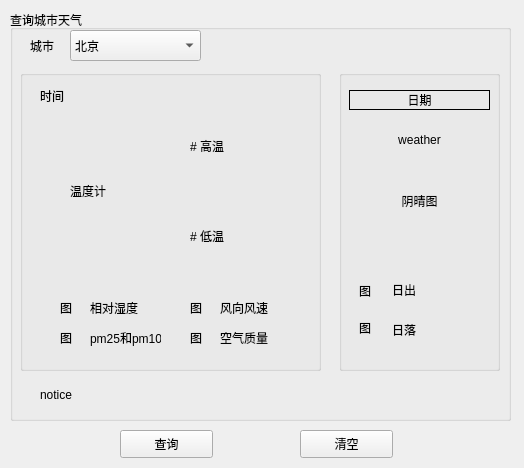
<?xml version="1.0" encoding="UTF-8"?>
<ui version="4.0">
 <class>Form</class>
 <widget class="QWidget" name="Form">
  <property name="geometry">
   <rect>
    <x>0</x>
    <y>0</y>
    <width>524</width>
    <height>468</height>
   </rect>
  </property>
  <property name="windowTitle">
   <string>Form</string>
  </property>
  <widget class="QGroupBox" name="groupBox">
   <property name="geometry">
    <rect>
     <x>10</x>
     <y>10</y>
     <width>501</width>
     <height>411</height>
    </rect>
   </property>
   <property name="title">
    <string>查询城市天气</string>
   </property>
   <widget class="QComboBox" name="weatherComboBox">
    <property name="geometry">
     <rect>
      <x>60</x>
      <y>20</y>
      <width>131</width>
      <height>31</height>
     </rect>
    </property>
    <item>
     <property name="text">
      <string>北京</string>
     </property>
    </item>
    <item>
     <property name="text">
      <string>天津</string>
     </property>
    </item>
    <item>
     <property name="text">
      <string>上海</string>
     </property>
    </item>
   </widget>
   <widget class="QLabel" name="label">
    <property name="geometry">
     <rect>
      <x>20</x>
      <y>20</y>
      <width>72</width>
      <height>31</height>
     </rect>
    </property>
    <property name="text">
     <string>城市</string>
    </property>
   </widget>
   <widget class="QGroupBox" name="groupBox_2">
    <property name="geometry">
     <rect>
      <x>10</x>
      <y>60</y>
      <width>301</width>
      <height>301</height>
     </rect>
    </property>
    <property name="title">
     <string/>
    </property>
    <widget class="QLabel" name="icon_humid">
     <property name="geometry">
      <rect>
       <x>40</x>
       <y>230</y>
       <width>21</width>
       <height>16</height>
      </rect>
     </property>
     <property name="text">
      <string>图</string>
     </property>
    </widget>
    <widget class="QLabel" name="label_time">
     <property name="geometry">
      <rect>
       <x>20</x>
       <y>10</y>
       <width>81</width>
       <height>31</height>
      </rect>
     </property>
     <property name="text">
      <string>时间</string>
     </property>
    </widget>
    <widget class="QLabel" name="low">
     <property name="geometry">
      <rect>
       <x>170</x>
       <y>140</y>
       <width>81</width>
       <height>51</height>
      </rect>
     </property>
     <property name="lineWidth">
      <number>1</number>
     </property>
     <property name="text">
      <string># 低温</string>
     </property>
     <property name="textFormat">
      <enum>Qt::TextFormat::MarkdownText</enum>
     </property>
    </widget>
    <widget class="QLabel" name="temparature">
     <property name="geometry">
      <rect>
       <x>50</x>
       <y>60</y>
       <width>61</width>
       <height>121</height>
      </rect>
     </property>
     <property name="text">
      <string>温度计</string>
     </property>
    </widget>
    <widget class="QLabel" name="label_humid">
     <property name="geometry">
      <rect>
       <x>70</x>
       <y>230</y>
       <width>91</width>
       <height>16</height>
      </rect>
     </property>
     <property name="text">
      <string>相对湿度</string>
     </property>
    </widget>
    <widget class="QLabel" name="icon_wind">
     <property name="geometry">
      <rect>
       <x>170</x>
       <y>230</y>
       <width>21</width>
       <height>16</height>
      </rect>
     </property>
     <property name="text">
      <string>图</string>
     </property>
    </widget>
    <widget class="QLabel" name="label_wind">
     <property name="geometry">
      <rect>
       <x>200</x>
       <y>230</y>
       <width>71</width>
       <height>16</height>
      </rect>
     </property>
     <property name="text">
      <string>风向风速</string>
     </property>
    </widget>
    <widget class="QLabel" name="icon_pm">
     <property name="geometry">
      <rect>
       <x>40</x>
       <y>260</y>
       <width>21</width>
       <height>16</height>
      </rect>
     </property>
     <property name="text">
      <string>图</string>
     </property>
    </widget>
    <widget class="QLabel" name="label_pm">
     <property name="geometry">
      <rect>
       <x>70</x>
       <y>260</y>
       <width>71</width>
       <height>16</height>
      </rect>
     </property>
     <property name="text">
      <string>pm25和pm10</string>
     </property>
    </widget>
    <widget class="QLabel" name="label_quality">
     <property name="geometry">
      <rect>
       <x>200</x>
       <y>260</y>
       <width>91</width>
       <height>16</height>
      </rect>
     </property>
     <property name="text">
      <string>空气质量</string>
     </property>
    </widget>
    <widget class="QLabel" name="icon_quality">
     <property name="geometry">
      <rect>
       <x>170</x>
       <y>260</y>
       <width>21</width>
       <height>16</height>
      </rect>
     </property>
     <property name="text">
      <string>图</string>
     </property>
    </widget>
    <widget class="QLabel" name="high">
     <property name="geometry">
      <rect>
       <x>170</x>
       <y>50</y>
       <width>91</width>
       <height>51</height>
      </rect>
     </property>
     <property name="lineWidth">
      <number>1</number>
     </property>
     <property name="text">
      <string># 高温</string>
     </property>
     <property name="textFormat">
      <enum>Qt::TextFormat::MarkdownText</enum>
     </property>
    </widget>
   </widget>
   <widget class="QGroupBox" name="groupBox_3">
    <property name="geometry">
     <rect>
      <x>329</x>
      <y>60</y>
      <width>161</width>
      <height>301</height>
     </rect>
    </property>
    <property name="title">
     <string/>
    </property>
    <widget class="QLabel" name="date">
     <property name="geometry">
      <rect>
       <x>10</x>
       <y>20</y>
       <width>141</width>
       <height>20</height>
      </rect>
     </property>
     <property name="frameShape">
      <enum>QFrame::Shape::Box</enum>
     </property>
     <property name="midLineWidth">
      <number>0</number>
     </property>
     <property name="text">
      <string>日期</string>
     </property>
     <property name="alignment">
      <set>Qt::AlignmentFlag::AlignCenter</set>
     </property>
    </widget>
    <widget class="QLabel" name="weatherIconLabel">
     <property name="geometry">
      <rect>
       <x>50</x>
       <y>100</y>
       <width>61</width>
       <height>61</height>
      </rect>
     </property>
     <property name="text">
      <string>阴晴图</string>
     </property>
     <property name="alignment">
      <set>Qt::AlignmentFlag::AlignCenter</set>
     </property>
    </widget>
    <widget class="QLabel" name="label_sunrise">
     <property name="geometry">
      <rect>
       <x>53</x>
       <y>210</y>
       <width>91</width>
       <height>20</height>
      </rect>
     </property>
     <property name="text">
      <string>日出</string>
     </property>
    </widget>
    <widget class="QLabel" name="icon_sunrise">
     <property name="geometry">
      <rect>
       <x>20</x>
       <y>210</y>
       <width>21</width>
       <height>21</height>
      </rect>
     </property>
     <property name="text">
      <string>图</string>
     </property>
    </widget>
    <widget class="QLabel" name="label_sunset">
     <property name="geometry">
      <rect>
       <x>53</x>
       <y>250</y>
       <width>91</width>
       <height>20</height>
      </rect>
     </property>
     <property name="text">
      <string>日落</string>
     </property>
    </widget>
    <widget class="QLabel" name="icon_sunset">
     <property name="geometry">
      <rect>
       <x>20</x>
       <y>250</y>
       <width>21</width>
       <height>16</height>
      </rect>
     </property>
     <property name="text">
      <string>图</string>
     </property>
    </widget>
    <widget class="QLabel" name="weather">
     <property name="geometry">
      <rect>
       <x>20</x>
       <y>60</y>
       <width>121</width>
       <height>20</height>
      </rect>
     </property>
     <property name="text">
      <string>weather</string>
     </property>
     <property name="alignment">
      <set>Qt::AlignmentFlag::AlignCenter</set>
     </property>
    </widget>
   </widget>
   <widget class="QLabel" name="text_notice">
    <property name="geometry">
     <rect>
      <x>30</x>
      <y>369</y>
      <width>441</width>
      <height>31</height>
     </rect>
    </property>
    <property name="text">
     <string>notice</string>
    </property>
   </widget>
  </widget>
  <widget class="QPushButton" name="queryBtn">
   <property name="geometry">
    <rect>
     <x>120</x>
     <y>430</y>
     <width>93</width>
     <height>28</height>
    </rect>
   </property>
   <property name="text">
    <string>查询</string>
   </property>
  </widget>
  <widget class="QPushButton" name="clearBtn">
   <property name="geometry">
    <rect>
     <x>300</x>
     <y>430</y>
     <width>93</width>
     <height>28</height>
    </rect>
   </property>
   <property name="text">
    <string>清空</string>
   </property>
  </widget>
 </widget>
 <resources/>
 <connections>
  <connection>
   <sender>clearBtn</sender>
   <signal>clicked()</signal>
   <receiver>Form</receiver>
   <slot>clearResult()</slot>
   <hints>
    <hint type="sourcelabel">
     <x>270</x>
     <y>314</y>
    </hint>
    <hint type="destinationlabel">
     <x>363</x>
     <y>288</y>
    </hint>
   </hints>
  </connection>
  <connection>
   <sender>queryBtn</sender>
   <signal>clicked()</signal>
   <receiver>Form</receiver>
   <slot>queryWeather()</slot>
   <hints>
    <hint type="sourcelabel">
     <x>161</x>
     <y>313</y>
    </hint>
    <hint type="destinationlabel">
     <x>64</x>
     <y>286</y>
    </hint>
   </hints>
  </connection>
 </connections>
 <slots>
  <slot>clearResult()</slot>
  <slot>queryWeather()</slot>
 </slots>
</ui>
